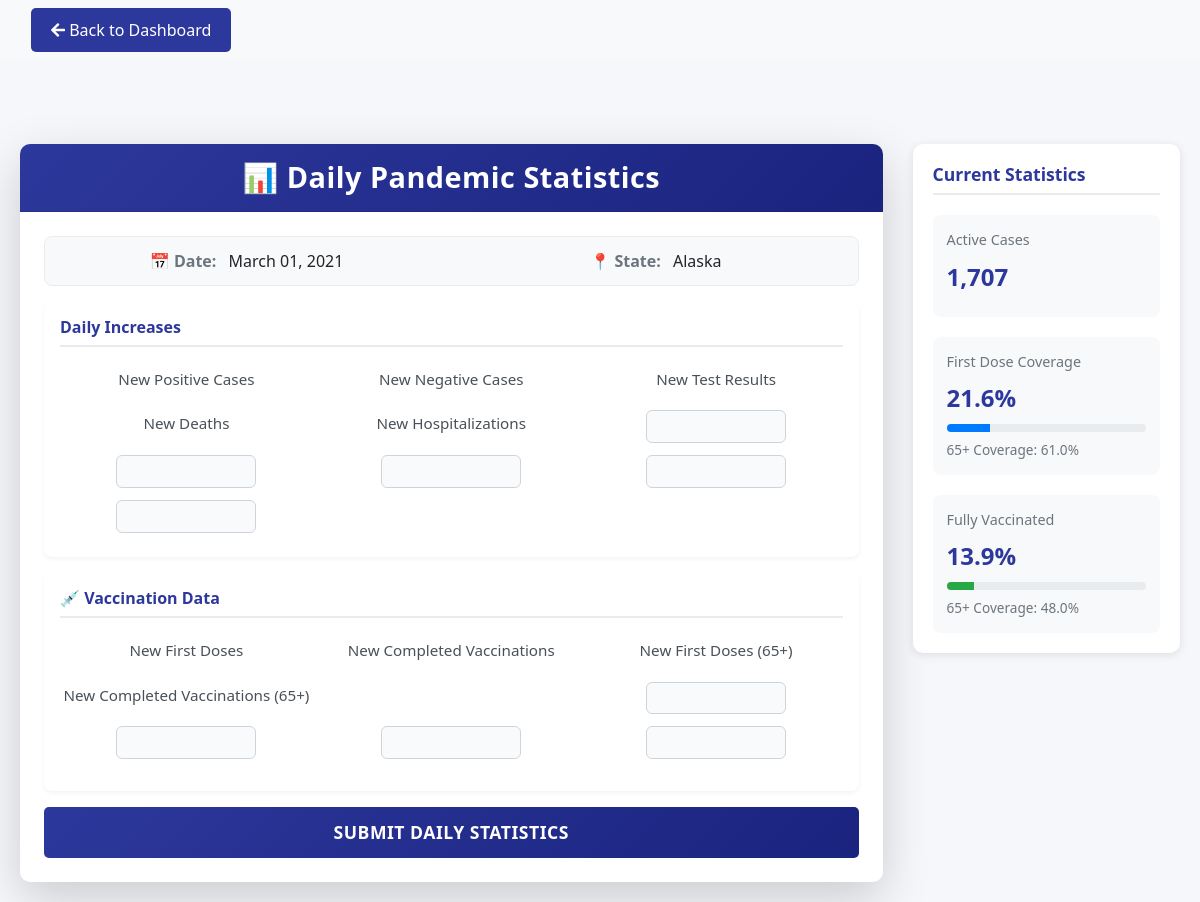
The page /stats/daily-stats (signed in) on the database its author committed.
### back-end/app/models.py (models this page shows, shortened)
class User(UserMixin, db.Model):
    id = db.Column(db.Integer, primary_key=True)
    username = db.Column(db.String(64), index=True, unique=True)
    email = db.Column(db.String(120), index=True, unique=True)
    password_hash = db.Column(db.String(128))
    state_name = db.Column(db.String(50), default="New York")  # User's associated state
    last_login = db.Column(db.DateTime)  # Track user's last login time

class PandemicData(db.Model):
    __tablename__ = 'pandemic_data'
    id = db.Column(db.Integer, primary_key=True)
    date = db.Column(db.Date, nullable=False)
    state = db.Column(db.String(50), nullable=False)
    positive = db.Column(db.Integer)  # Total positive cases
    totalTestResults = db.Column(db.Integer)  # Total test results
    death = db.Column(db.Integer)  # Total deaths
    positiveIncrease = db.Column(db.Integer)  # New positive cases
    negativeIncrease = db.Column(db.Integer)  # New negative cases
    total = db.Column(db.Integer)  # Total cases
    totalTestResultsIncrease = db.Column(db.Integer)  # New test results
    posNeg = db.Column(db.Integer)  # Positive/Negative ratio
    deathIncrease = db.Column(db.Integer)  # New deaths
    hospitalizedIncrease = db.Column(db.Integer)  # New hospitalizations
    Dose1_Total = db.Column(db.Integer)  # Total first doses
    Dose1_Total_pct = db.Column(db.Float)  # Percentage of first doses
    Dose1_65Plus = db.Column(db.Integer)  # First doses for 65+
    Dose1_65Plus_pct = db.Column(db.Float)  # Percentage of first doses for 65+
    Complete_Total = db.Column(db.Integer)  # Total completed vaccinations
    Complete_Total_pct = db.Column(db.Float)  # Percentage of completed vaccinations
    Complete_65Plus = db.Column(db.Integer)  # Completed vaccinations for 65+
    Complete_65Plus_pct = db.Column(db.Float)  # Percentage of completed vaccinations for 65+
    created_at = db.Column(db.DateTime, default=datetime.utcnow)  # Record creation timestamp

class StaticStateData(db.Model):
    __tablename__ = 'static_state_data'
    id = db.Column(db.Integer, primary_key=True)
    state = db.Column(db.String(50), nullable=False, unique=True)
    no_coverage = db.Column(db.Float)  # Percentage without coverage
    private_coverage = db.Column(db.Float)  # Percentage with private coverage
    public_coverage = db.Column(db.Float)  # Percentage with public coverage
    labor_cov_diff = db.Column(db.Float)  # Labor coverage difference
    bedsState_local_government = db.Column(db.Float)
    bedsNon_profit = db.Column(db.Float)
    bedsFor_profit = db.Column(db.Float)
    bedsTotal = db.Column(db.Float)
    population_state = db.Column(db.Integer)
    pop_density_state = db.Column(db.Float)
    pop_0_9 = db.Column(db.Float)
    pop_10_19 = db.Column(db.Float)
    pop_20_29 = db.Column(db.Float)
    pop_30_39 = db.Column(db.Float)
    pop_40_49 = db.Column(db.Float)
    pop_50_59 = db.Column(db.Float)
    pop_60_69 = db.Column(db.Float)
    pop_70_79 = db.Column(db.Float)
    pop_80_plus = db.Column(db.Float)
    Low_SVI_CTGY = db.Column(db.Float)
    Moderate_Low_SVI_CTGY = db.Column(db.Float)
    Moderate_High_SVI_CTGY = db.Column(db.Float)
    High_SVI_CTGY = db.Column(db.Float)
    Metro = db.Column(db.Float)
    Non_metro = db.Column(db.Float)

### back-end/app/stats/routes.py (the view, shortened to what this page needs)
@bp.route('/daily-stats', methods=['GET', 'POST'])
@login_required
def daily_stats():
    form = DailyStatsForm()
    state_data = StaticStateData.query.filter_by(state=current_user.state_name).first()
    if not state_data:
        flash('No static data found for your state.', 'error')
        return redirect(url_for('main.index'))
    pop_65_plus = (state_data.pop_60_69 / 2 + state_data.pop_70_79 + state_data.pop_80_plus) * state_data.population_state
    last_day_data = PandemicData.query.filter_by(
        state=current_user.state_name
    ).order_by(desc(PandemicData.date)).first()
    if last_day_data:
        today = last_day_data.date + timedelta(days=1)
        fourteen_days_ago = last_day_data.date - timedelta(days=14)
        daily_data = PandemicData.query.filter(
            PandemicData.date >= fourteen_days_ago,
            PandemicData.state == current_user.state_name
        ).order_by(PandemicData.date).all()
        active_cases = sum(record.positiveIncrease for record in daily_data)
    else:
        today = datetime.now().date()
        active_cases = 0
    existing_data = PandemicData.query.filter_by(
        date=today,
        state=current_user.state_name
    ).first()
    if existing_data:
        return render_template('stats/daily_stats_view.html',
                             data=existing_data,
                             state_data=state_data,
                             pop_65_plus=pop_65_plus,
                             title='Today\'s Statistics')
    return render_template('stats/daily_stats_form.html',
                         form=form,
                         today=today,
                         state=current_user.state_name,
                         last_day_data=last_day_data,
                         active_cases=active_cases,
                         state_data=state_data,
                         pop_65_plus=pop_65_plus,
                         title='Submit Daily Statistics')

### front-end/templates/stats/daily_stats_form.html (shortened to what this page needs)
{% extends "base.html" %}
{% block content %}
<div class="container mt-2" style="max-width: 1400px;">
    <div class="row g-4">
        <div class="col-md-9">
            <div class="card shadow-lg">
                <div class="card-header bg-primary text-white py-3">
                    <h4 class="mb-0 text-center header-title">📊 Daily Pandemic Statistics</h4>
                </div>
                <div class="card-body p-4">
                    <div class="info-box mb-3">
                        <div class="row align-items-center">
                            <div class="col-md-6 text-center text-md-start">
                                <span class="info-label">📅 Date:</span>
                                <span class="info-value">{{ today.strftime('%B %d, %Y') }}</span>
                            </div>
                            <div class="col-md-6 text-center text-md-end">
                                <span class="info-label">📍 State:</span>
                                <span class="info-value">{{ state }}</span>
                            </div>
                        </div>
                    </div>
                    <form method="POST" action="{{ url_for('stats.daily_stats') }}" class="needs-validation" novalidate>
                        <div class="section mb-3">
                            <h5 class="section-title">Daily Increases</h5>
                            <div class="grid-section grid-section-wide">
                                <div class="grid-label">{{ form.positiveIncrease.label(class="form-label grid-label-text") }}</div>
                                <div class="grid-label">{{ form.negativeIncrease.label(class="form-label grid-label-text") }}</div>
                                <div class="grid-label">{{ form.totalTestResultsIncrease.label(class="form-label grid-label-text") }}</div>
                                <div class="grid-label">{{ form.deathIncrease.label(class="form-label grid-label-text") }}</div>
                                <div class="grid-label">{{ form.hospitalizedIncrease.label(class="form-label grid-label-text") }}</div>
                                <div>{{ form.positiveIncrease(class="form-control form-control-sm grid-input-wide") }}{% for error in form.positiveIncrease.errors %}<div class="invalid-feedback d-block">{{ error }}</div>{% endfor %}</div>
                                <div>{{ form.negativeIncrease(class="form-control form-control-sm grid-input-wide") }}{% for error in form.negativeIncrease.errors %}<div class="invalid-feedback d-block">{{ error }}</div>{% endfor %}</div>
                                <div>{{ form.totalTestResultsIncrease(class="form-control form-control-sm grid-input-wide") }}</div>
                                <div>{{ form.deathIncrease(class="form-control form-control-sm grid-input-wide") }}{% for error in form.deathIncrease.errors %}<div class="invalid-feedback d-block">{{ error }}</div>{% endfor %}</div>
                                <div>{{ form.hospitalizedIncrease(class="form-control form-control-sm grid-input-wide") }}</div>
                            </div>
                        </div>
                        <div class="section mb-3">
                            <h5 class="section-title">💉 Vaccination Data</h5>
                            <div class="grid-section grid-section-wide">
                                <div class="grid-label">{{ form.Dose1_Increase.label(class="form-label grid-label-text") }}</div>
                                <div class="grid-label">{{ form.Complete_Increase.label(class="form-label grid-label-text") }}</div>
                                <div class="grid-label">{{ form.Dose1_65Plus_Increase.label(class="form-label grid-label-text") }}</div>
                                <div class="grid-label">{{ form.Complete_65Plus_Increase.label(class="form-label grid-label-text") }}</div>
                                <div class="grid-label"></div>
                                <div>{{ form.Dose1_Increase(class="form-control form-control-sm grid-input-wide") }}{% for error in form.Dose1_Increase.errors %}<div class="invalid-feedback d-block">{{ error }}</div>{% endfor %}</div>
                                <div>{{ form.Complete_Increase(class="form-control form-control-sm grid-input-wide") }}{% for error in form.Complete_Increase.errors %}<div class="invalid-feedback d-block">{{ error }}</div>{% endfor %}</div>
                                <div>{{ form.Dose1_65Plus_Increase(class="form-control form-control-sm grid-input-wide") }}</div>
                                <div>{{ form.Complete_65Plus_Increase(class="form-control form-control-sm grid-input-wide") }}</div>
                            </div>
                        </div>
                        <div class="row mt-3">
                            <div class="col-12">
                                {{ form.submit(class="btn btn-primary w-100") }}
                            </div>
                        </div>
                    </form>
                </div>
            </div>
        </div>
        <div class="col-md-3">
            <div class="stats-box">
                <h5 class="stats-title">Current Statistics</h5>
                <div class="stats-content">
                    <div class="stat-item">
                        <div class="stat-label">Active Cases</div>
                        <div class="stat-value">{{ "{:,}".format(active_cases) }}</div>
                    </div>
                    <div class="stat-item">
                        <div class="stat-label">First Dose Coverage</div>
                        <div class="stat-value">{{ "%.1f"|format(last_day_data.Dose1_Total_pct if last_day_data and last_day_data.Dose1_Total_pct is not none else 0) }}%</div>
                        <div class="progress">
                            <div class="progress-bar bg-primary" role="progressbar"
                                 data-width="{{ last_day_data.Dose1_Total_pct if last_day_data and last_day_data.Dose1_Total_pct is not none else 0 }}"
                                 aria-valuenow="{{ last_day_data.Dose1_Total_pct if last_day_data and last_day_data.Dose1_Total_pct is not none else 0 }}"
                                 aria-valuemin="0"
                                 aria-valuemax="100"></div>
                        </div>
                        <div class="stat-subtext">65+ Coverage: {{ "%.1f"|format((last_day_data.Dose1_65Plus / ((state_data.pop_60_69 / 2 + state_data.pop_70_79 + state_data.pop_80_plus) * state_data.population_state) * 100) if last_day_data and last_day_data.Dose1_65Plus is not none else 0) }}%</div>
                    </div>
                    <div class="stat-item">
                        <div class="stat-label">Fully Vaccinated</div>
                        <div class="stat-value">{{ "%.1f"|format(last_day_data.Complete_Total_pct if last_day_data and last_day_data.Complete_Total_pct is not none else 0) }}%</div>
                        <div class="progress">
                            <div class="progress-bar bg-success" role="progressbar"
                                 data-width="{{ last_day_data.Complete_Total_pct if last_day_data and last_day_data.Complete_Total_pct is not none else 0 }}"
                                 aria-valuenow="{{ last_day_data.Complete_Total_pct if last_day_data and last_day_data.Complete_Total_pct is not none else 0 }}"
                                 aria-valuemin="0"
                                 aria-valuemax="100"></div>
                        </div>
                        <div class="stat-subtext">65+ Coverage: {{ "%.1f"|format((last_day_data.Complete_65Plus / ((state_data.pop_60_69 / 2 + state_data.pop_70_79 + state_data.pop_80_plus) * state_data.population_state) * 100) if last_day_data and last_day_data.Complete_65Plus is not none else 0) }}%</div>
                    </div>
                </div>
            </div>
        </div>
    </div>
</div>
{% endblock %}

### rows shown on the page
User: state_name "Alaska"
PandemicData: Dose1_Total_pct "21.6", Dose1_65Plus.population_state "61.0", Complete_Total_pct "13.9", Complete_65Plus.population_state "48.0"

### other values the page prints
{{ today.strftime('%B %d, %Y') }} "March 01, 2021"
{{ "{:,}".format(active_cases) }} "1,707"
